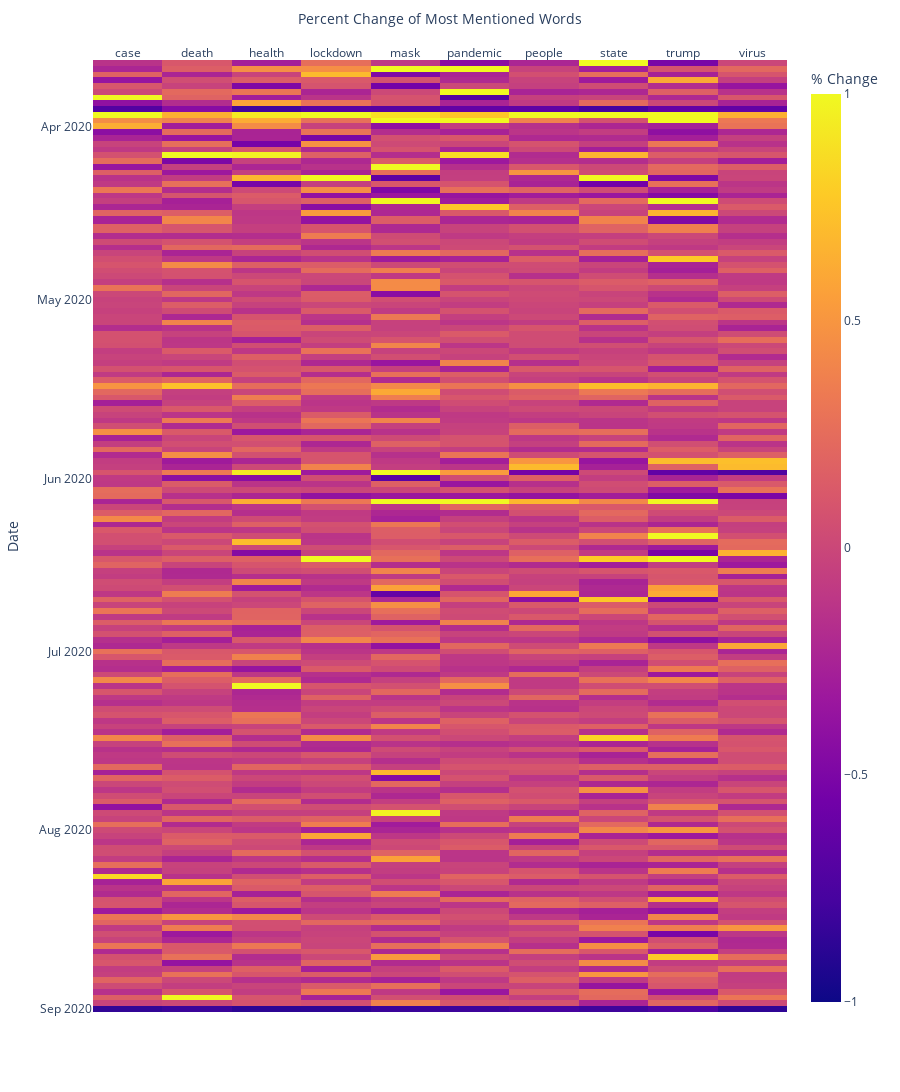

Write notebook code for a chart like this one.
### Markdown cell above
## Daily Percentage Change of Most Mention Words
- Expanded version of the chart in the slidedoc. 
- **Note:** Due to a change in the way that the Tweet ID's were originally aggregated on IEEE-Dataport we have removed April 18, 2020 from the below heatmap. There was a significant change in the volume of tweets collected from that point forward.

### Code cell
gp1.heatmap()

### Figure 1 — Plotly figure (JSON) as saved in the notebook; plotly's stock layout.template omitted (floating-point values rounded to 4 significant figures; data arrays with more than 128 entries replaced by an {"elided": "..."} marker saying what was removed)
{"data": [{"coloraxis": "coloraxis", "hovertemplate": "Percent Change of Most Mentioned Words: %{x}<br>Date: %{y}<br>% Change: %{z}<extra></extra>", "type": "heatmap", "x": ["case", "death", "health", "lockdown", "mask", "pandemic", "people", "state", "trump", "virus"], "y": {"elided": "164 str values"}, "z": {"elided": "164x10 float values"}}], "layout": {"coloraxis": {"cmax": 1, "cmin": -1, "colorbar": {"title": {"text": "% Change"}}, "colorscale": [[0, "#0d0887"], [0.1111, "#46039f"], [0.2222, "#7201a8"], [0.3333, "#9c179e"], [0.4444, "#bd3786"], [0.5556, "#d8576b"], [0.6667, "#ed7953"], [0.7778, "#fb9f3a"], [0.8889, "#fdca26"], [1, "#f0f921"]]}, "height": 1100, "margin": {"t": 60}, "width": 900, "xaxis": {"constrain": "domain", "scaleanchor": "y", "side": "top", "title": {"text": "Percent Change of Most Mentioned Words"}}, "yaxis": {"autorange": "reversed", "constrain": "domain", "title": {"text": "Date"}}}}
